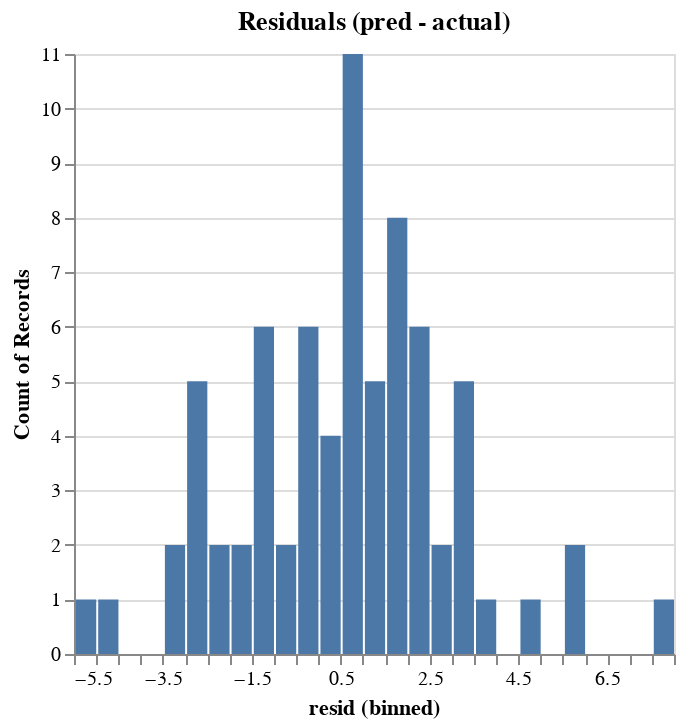

Notebook source saved alongside this figure:
### Code cell
# residual histogram
alt.Chart(df_diag).mark_bar().encode(
    x=alt.X('resid:Q', bin=alt.Bin(maxbins=30)),
    y='count()'
).properties(title='Residuals (pred - actual)')

### Figure 1 — Vega-Lite specification as saved in the notebook (floating-point values rounded to 4 significant figures)
{"config": {"view": {"continuousWidth": 300, "continuousHeight": 300}}, "data": {"name": "data-4b529d20195dd13abf081fb747f42c2a"}, "mark": {"type": "bar"}, "encoding": {"x": {"bin": {"maxbins": 30}, "field": "resid", "type": "quantitative"}, "y": {"aggregate": "count", "type": "quantitative"}}, "title": "Residuals (pred - actual)", "$schema": "https://vega.github.io/schema/vega-lite/v5.17.0.json", "datasets": {"data-4b529d20195dd13abf081fb747f42c2a": [{"actual": 25, "pred": 21.33, "resid": 3.674}, {"actual": 19, "pred": 21.9, "resid": -2.897}, {"actual": 22, "pred": 23.62, "resid": -1.621}, {"actual": 7, "pred": 6.087, "resid": 0.9133}, {"actual": 30, "pred": 24.1, "resid": 5.903}, {"actual": 7, "pred": 12.21, "resid": -5.206}, {"actual": 14, "pred": 16.77, "resid": -2.769}, {"actual": 22, "pred": 18.7, "resid": 3.304}, {"actual": 23, "pred": 21.86, "resid": 1.137}, {"actual": 22, "pred": 20.97, "resid": 1.033}, {"actual": 17, "pred": 14.39, "resid": 2.613}, {"actual": 26, "pred": 23.53, "resid": 2.469}, {"actual": 13, "pred": 12.33, "resid": 0.6738}, {"actual": 28, "pred": 26.11, "resid": 1.89}, {"actual": 19, "pred": 18.44, "resid": 0.5558}, {"actual": 12, "pred": 14.47, "resid": -2.473}, {"actual": 30, "pred": 27.89, "resid": 2.107}, {"actual": 21, "pred": 19.59, "resid": 1.414}, {"actual": 13, "pred": 12.53, "resid": 0.4708}, {"actual": 22, "pred": 20.33, "resid": 1.67}, {"actual": 25, "pred": 25.08, "resid": -0.0797}, {"actual": 19, "pred": 18.4, "resid": 0.5969}, {"actual": 24, "pred": 19.37, "resid": 4.627}, {"actual": 7, "pred": 6.323, "resid": 0.6767}, {"actual": 15, "pred": 13.92, "resid": 1.08}, {"actual": 17, "pred": 15.38, "resid": 1.62}, {"actual": 15, "pred": 13.38, "resid": 1.62}, {"actual": 17, "pred": 15.06, "resid": 1.943}, {"actual": 6, "pred": 5.28, "resid": 0.72}, {"actual": 4, "pred": 5.307, "resid": -1.307}, {"actual": 25, "pred": 26.01, "resid": -1.007}, {"actual": 27, "pred": 23.59, "resid": 3.407}, {"actual": 20, "pred": 23.37, "resid": -3.369}, {"actual": 8, "pred": 6.347, "resid": 1.653}, {"actual": 21, "pred": 18.65, "resid": 2.345}, {"actual": 12, "pred": 16.92, "resid": -4.917}, {"actual": 16, "pred": 17.2, "resid": -1.198}, {"actual": 21, "pred": 24.38, "resid": -3.38}, {"actual": 12, "pred": 11.15, "resid": 0.85}, {"actual": 6, "pred": 6.927, "resid": -0.9267}, {"actual": 16, "pred": 13.75, "resid": 2.248}, {"actual": 17, "pred": 16.21, "resid": 0.7867}, {"actual": 23, "pred": 23.01, "resid": -0.0075}, {"actual": 11, "pred": 10.79, "resid": 0.21}, {"actual": 25, "pred": 19.49, "resid": 5.508}, {"actual": 20, "pred": 18.08, "resid": 1.917}, {"actual": 20, "pred": 18.35, "resid": 1.651}, {"actual": 16, "pred": 17.57, "resid": -1.569}, {"actual": 27, "pred": 27.0, "resid": 0.003333}, {"actual": 20, "pred": 22.58, "resid": -2.577}, {"actual": 18, "pred": 17.16, "resid": 0.844}, {"actual": 17, "pred": 14.76, "resid": 2.236}, {"actual": 14, "pred": 12.79, "resid": 1.213}, {"actual": 9, "pred": 9.377, "resid": -0.3767}, {"actual": 18, "pred": 18.04, "resid": -0.03868}, {"actual": 14, "pred": 11.9, "resid": 2.097}, {"actual": 17, "pred": 18.45, "resid": -1.45}, {"actual": 30, "pred": 27.33, "resid": 2.667}, {"actual": 6, "pred": 6.373, "resid": -0.3733}, {"actual": 22, "pred": 18.56, "resid": 3.44}, {"actual": 6, "pred": 6.977, "resid": -0.9767}, {"actual": 14, "pred": 13.49, "resid": 0.5085}, {"actual": 22, "pred": 18.62, "resid": 3.377}, {"actual": 23, "pred": 24.09, "resid": -1.09}, {"actual": 7, "pred": 9.513, "resid": -2.513}, {"actual": 16, "pred": 18.98, "resid": -2.983}, {"actual": 10, "pred": 12.42, "resid": -2.424}, {"actual": 18, "pred": 19.33, "resid": -1.333}, {"actual": 14, "pred": 14.39, "resid": -0.3908}, {"actual": 26, "pred": 18.2, "resid": 7.803}, {"actual": 24, "pred": 20.77, "resid": 3.227}, {"actual": 16, "pred": 15.55, "resid": 0.4492}, {"actual": 11, "pred": 10.05, "resid": 0.95}]}}
